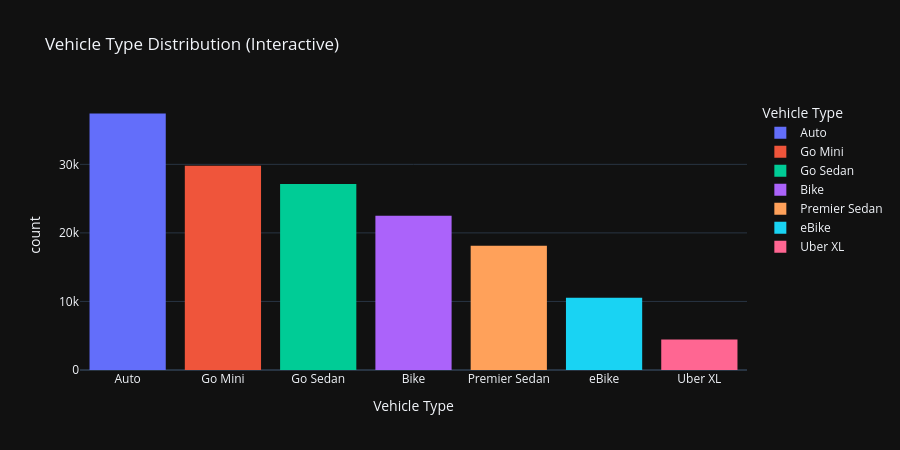

The cell this chart's notebook holds for it:
### Code cell
vehicle_counts = ride_data['Vehicle Type'].value_counts().index.tolist()

fig = px.histogram(
    ride_data,
    x='Vehicle Type',
    color='Vehicle Type',  # Colors the bars based on the vehicle type (like 'hue')
    title="Vehicle Type Distribution (Interactive)",
    # Apply the sorted order to the x-axis categories
    category_orders={"Vehicle Type": vehicle_counts},
    labels={'Vehicle Type': 'Vehicle Type', 'count': 'Number of Vehicles'}, # Custom axis labels
    height=450  # Set the height of the plot
)
fig.show()

### Figure 1 — Plotly figure (JSON) as saved in the notebook; plotly's stock layout.template omitted (floating-point values rounded to 4 significant figures; data arrays with more than 128 entries replaced by an {"elided": "..."} marker saying what was removed)
{"data": [{"bingroup": "x", "hovertemplate": "Vehicle Type=%{x}<br>count=%{y}<extra></extra>", "legendgroup": "Auto", "marker": {"color": "#636efa", "pattern": {"shape": ""}}, "name": "Auto", "orientation": "v", "showlegend": true, "x": {"elided": "37419 str values"}, "xaxis": "x", "yaxis": "y", "type": "histogram"}, {"bingroup": "x", "hovertemplate": "Vehicle Type=%{x}<br>count=%{y}<extra></extra>", "legendgroup": "Go Mini", "marker": {"color": "#EF553B", "pattern": {"shape": ""}}, "name": "Go Mini", "orientation": "v", "showlegend": true, "x": {"elided": "29806 str values"}, "xaxis": "x", "yaxis": "y", "type": "histogram"}, {"bingroup": "x", "hovertemplate": "Vehicle Type=%{x}<br>count=%{y}<extra></extra>", "legendgroup": "Go Sedan", "marker": {"color": "#00cc96", "pattern": {"shape": ""}}, "name": "Go Sedan", "orientation": "v", "showlegend": true, "x": {"elided": "27141 str values"}, "xaxis": "x", "yaxis": "y", "type": "histogram"}, {"bingroup": "x", "hovertemplate": "Vehicle Type=%{x}<br>count=%{y}<extra></extra>", "legendgroup": "Bike", "marker": {"color": "#ab63fa", "pattern": {"shape": ""}}, "name": "Bike", "orientation": "v", "showlegend": true, "x": {"elided": "22517 str values"}, "xaxis": "x", "yaxis": "y", "type": "histogram"}, {"bingroup": "x", "hovertemplate": "Vehicle Type=%{x}<br>count=%{y}<extra></extra>", "legendgroup": "Premier Sedan", "marker": {"color": "#FFA15A", "pattern": {"shape": ""}}, "name": "Premier Sedan", "orientation": "v", "showlegend": true, "x": {"elided": "18111 str values"}, "xaxis": "x", "yaxis": "y", "type": "histogram"}, {"bingroup": "x", "hovertemplate": "Vehicle Type=%{x}<br>count=%{y}<extra></extra>", "legendgroup": "eBike", "marker": {"color": "#19d3f3", "pattern": {"shape": ""}}, "name": "eBike", "orientation": "v", "showlegend": true, "x": {"elided": "10557 str values"}, "xaxis": "x", "yaxis": "y", "type": "histogram"}, {"bingroup": "x", "hovertemplate": "Vehicle Type=%{x}<br>count=%{y}<extra></extra>", "legendgroup": "Uber XL", "marker": {"color": "#FF6692", "pattern": {"shape": ""}}, "name": "Uber XL", "orientation": "v", "showlegend": true, "x": {"elided": "4449 str values"}, "xaxis": "x", "yaxis": "y", "type": "histogram"}], "layout": {"xaxis": {"anchor": "y", "domain": [0.0, 1.0], "title": {"text": "Vehicle Type"}, "categoryorder": "array", "categoryarray": ["Auto", "Go Mini", "Go Sedan", "Bike", "Premier Sedan", "eBike", "Uber XL"]}, "yaxis": {"anchor": "x", "domain": [0.0, 1.0], "title": {"text": "count"}}, "legend": {"title": {"text": "Vehicle Type"}, "tracegroupgap": 0}, "title": {"text": "Vehicle Type Distribution (Interactive)"}, "barmode": "relative", "height": 450}}
